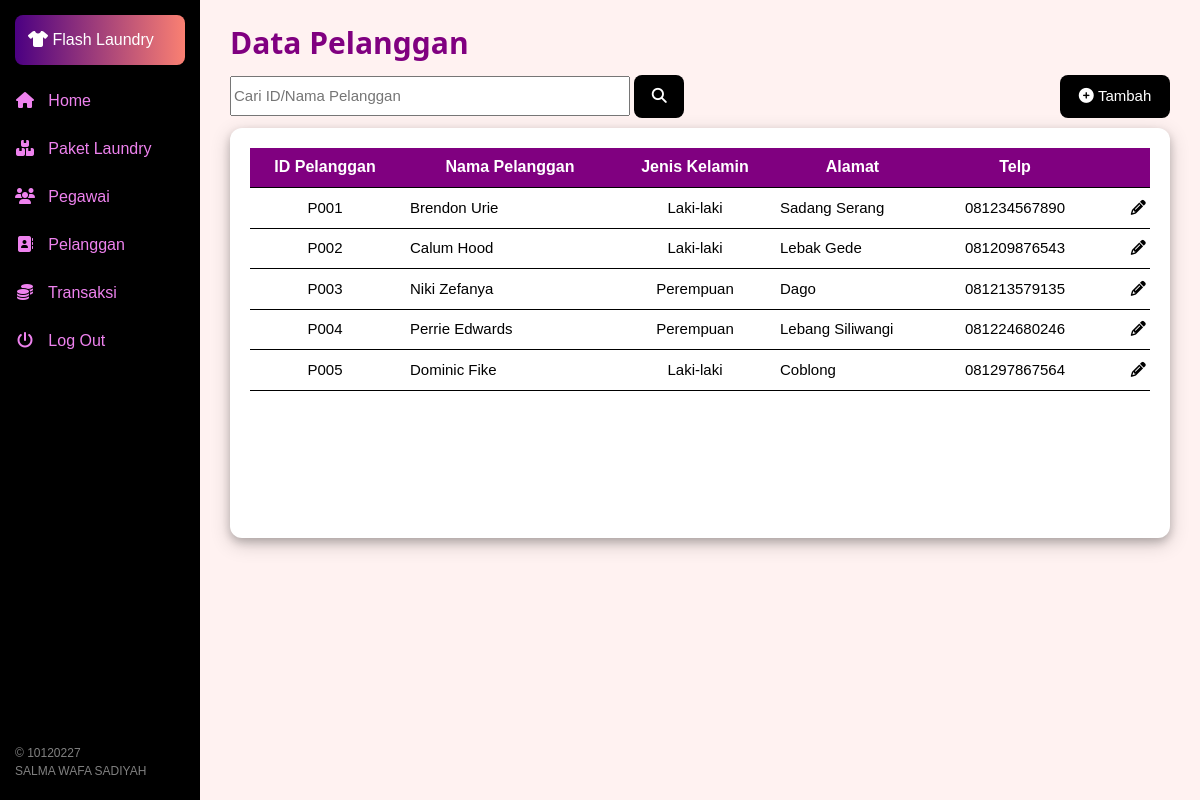
The app's page /pelanggan.php with its own data.
### tables this page shows
CREATE TABLE `pelanggan` (
  `idPelanggan` varchar(4) NOT NULL,
  `namaPelanggan` varchar(30) NOT NULL,
  `jk` enum('Laki-laki','Perempuan') NOT NULL,
  `alamat` text NOT NULL,
  `notelp` varchar(13) NOT NULL
);

### pelanggan.php (the view, shortened to what this page needs)
<?php include_once("functions.php");?>
<!DOCTYPE html>
<link rel="stylesheet" href="https://cdnjs.cloudflare.com/ajax/libs/font-awesome/6.1.1/css/all.min.css">
<html><head><title>View Pelanggan</title></head>
<body>
<div class="main">
	<h2>Data Pelanggan</h2>
	<?php
	$db=dbConnect();
	if($db->connect_errno==0){
		$sql="SELECT * FROM pelanggan";
		$res=$db->query($sql);
		if($res){
			?>
			<div>
				<div style="padding-top:10px; padding-bottom:10px">
					<form method="post" action="pelanggan-cari.php">
						<input type="text" name="cari" placeholder="Cari ID/Nama Pelanggan" style="width:400px;height:40px" required>
						<button type="submit" name="btncari" class="btn-cari">
							<i class="fa-solid fa-magnifying-glass"></i>
						</button>
						<a href="pelanggan-tambah-form.php" class="btn-tambah"><i class="fa-solid fa-circle-plus"></i>&nbspTambah</a>
					</form>
				</div>
			</div>
			<div class="table">
				<div style="overflow:scroll;height:370px">
					<table style="border-collapse:collapse;min-width:max-content">
						<thead><tr>
							<th style="width:150px">ID Pelanggan</th>
							<th style="width:220px">Nama Pelanggan</th>
							<th style="width:150px">Jenis Kelamin</th>
							<th style="width:165px">Alamat</th>
							<th style="width:160px">Telp</th>
							<th style="width:250px">Aksi</th>
						</thead></tr>
					<?php
					$data=$res->fetch_all(MYSQLI_ASSOC);
					foreach($data as $barisdata){
						?>
						<tr>
							<td align="center" style="width:150px"><?php echo $barisdata["idPelanggan"];?></td>
							<td style="width:220px"><?php echo $barisdata["namaPelanggan"];?></td>
							<td align="center" style="width:150px"><?php echo $barisdata["jk"];?></td>
							<td style="width:165px"><?php echo $barisdata["alamat"];?></td>
							<td align="center"style="width:160px"><?php echo $barisdata["notelp"];?></td>
							<td align="center" style="width:125px">
								<a href="pelanggan-edit-form.php?idPelanggan=<?php echo $barisdata["idPelanggan"]; ?>" class="aksi" align="center">
									<i class="fa-solid fa-pencil fa-fw"></i>
								</a>
							</td>
						</tr>
						<?php
					}
					?>
					</table>
				</div>
			</div>
			<?php
		}
	}
	?>
</div>
</body>
</html>

### w3.css (style rules this page uses)
*,*:before,*:after { box-sizing:inherit }
html { -ms-text-size-adjust:100%;-webkit-text-size-adjust:100% }
body { margin:0 }
a { background-color:transparent }
button,input,select,textarea,optgroup { font:inherit;margin:0 }
button,input { overflow:visible }
button,select { text-transform:none }
button,[type=button],[type=reset],[type=submit] { -webkit-appearance:button }
html,body { font-family:Verdana,sans-serif;font-size:15px;line-height:1.5 }
html { overflow-x:hidden }
h2 { font-size:30px }
h1,h2,h3,h4,h5,h6 { font-family:"Segoe UI",Arial,sans-serif;font-weight:400;margin:10px 0 }
a { color:inherit }

### pelanggan.php (style rules this page uses)
body { background: #fff2f1; padding: 0px 10px 10px 10px; margin-left: 200px; position: relative; }
h2 { position:relative; margin:auto; color:purple; text-align:left; font-weight:bold; display: block; width: 100%; }
.main { padding: 20px; position: relative; }
.table { padding:20px; box-shadow: 0 4px 8px 0 rgba(0, 0, 0, 0.2), 0 6px 20px 0 rgba(0, 0, 0, 0.19); border-radius: 12px; background:white; max-width: fit-content; }
.table thead { position: sticky; top:0; z-index:10; background:purple; color:white; font-weight:bold; font-size:16px; text-align:center; }
.table th, .table td { border-bottom: 1px solid black; height: 40px; padding: 0px 10px 0px 10px; }
.table tr, .table thead { display: table; width: 100%; }
.btn-cari { background:black; color:white; border:0; padding:10px; border-radius:8px; width:50px; }
.btn-tambah { background-color: black; color: white; text-align: center; padding: 10px; width: 110px; text-decoration: none; border-radius: 8px; float: right; }
.aksi { padding: 10px; text-align: center; font-weight: bold; text-decoration: none; }

### records on screen
pelanggan: idPelanggan "P001", namaPelanggan "Brendon Urie", jk "Laki-laki", alamat "Sadang Serang", notelp "081234567890"
pelanggan: idPelanggan "P002", namaPelanggan "Calum Hood", jk "Laki-laki", alamat "Lebak Gede", notelp "081209876543"
pelanggan: idPelanggan "P003", namaPelanggan "Niki Zefanya", jk "Perempuan", alamat "Dago", notelp "081213579135"
pelanggan: idPelanggan "P004", namaPelanggan "Perrie Edwards", jk "Perempuan", alamat "Lebang Siliwangi", notelp "081224680246"
pelanggan: idPelanggan "P005", namaPelanggan "Dominic Fike", jk "Laki-laki", alamat "Coblong", notelp "081297867564"
